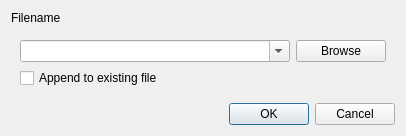
<?xml version="1.0" encoding="UTF-8"?>
<ui version="4.0">
 <class>CaptureDialog</class>
 <widget class="QDialog" name="CaptureDialog">
  <property name="geometry">
   <rect>
    <x>0</x>
    <y>0</y>
    <width>406</width>
    <height>131</height>
   </rect>
  </property>
  <property name="windowTitle">
   <string>Capture output</string>
  </property>
  <property name="windowIcon">
   <iconset resource="ComBomb.qrc">
    <normaloff>:/images/ComBomb16.png</normaloff>:/images/ComBomb16.png</iconset>
  </property>
  <property name="modal">
   <bool>true</bool>
  </property>
  <layout class="QGridLayout" name="gridLayout">
   <item row="1" column="1">
    <widget class="QWidget" name="widget" native="true">
     <layout class="QGridLayout" name="gridLayout_2">
      <item row="0" column="0">
       <widget class="CBComboBox" name="captureFileComboBox">
        <property name="sizePolicy">
         <sizepolicy hsizetype="Minimum" vsizetype="Fixed">
          <horstretch>0</horstretch>
          <verstretch>0</verstretch>
         </sizepolicy>
        </property>
        <property name="editable">
         <bool>true</bool>
        </property>
       </widget>
      </item>
      <item row="0" column="1">
       <widget class="QPushButton" name="pushButton">
        <property name="maximumSize">
         <size>
          <width>90</width>
          <height>16777215</height>
         </size>
        </property>
        <property name="text">
         <string>Browse</string>
        </property>
       </widget>
      </item>
      <item row="1" column="0">
       <widget class="QCheckBox" name="append">
        <property name="text">
         <string>Append to existing file</string>
        </property>
       </widget>
      </item>
     </layout>
    </widget>
   </item>
   <item row="3" column="1">
    <widget class="QDialogButtonBox" name="buttonBox">
     <property name="orientation">
      <enum>Qt::Horizontal</enum>
     </property>
     <property name="standardButtons">
      <set>QDialogButtonBox::Cancel|QDialogButtonBox::Ok</set>
     </property>
    </widget>
   </item>
   <item row="0" column="1">
    <widget class="QLabel" name="label">
     <property name="text">
      <string>Filename</string>
     </property>
    </widget>
   </item>
  </layout>
 </widget>
 <customwidgets>
  <customwidget>
   <class>CBComboBox</class>
   <extends>QComboBox</extends>
   <header>cbcombobox.h</header>
  </customwidget>
 </customwidgets>
 <resources>
  <include location="ComBomb.qrc"/>
 </resources>
 <connections>
  <connection>
   <sender>buttonBox</sender>
   <signal>accepted()</signal>
   <receiver>CaptureDialog</receiver>
   <slot>accept()</slot>
   <hints>
    <hint type="sourcelabel">
     <x>248</x>
     <y>254</y>
    </hint>
    <hint type="destinationlabel">
     <x>157</x>
     <y>274</y>
    </hint>
   </hints>
  </connection>
  <connection>
   <sender>buttonBox</sender>
   <signal>rejected()</signal>
   <receiver>CaptureDialog</receiver>
   <slot>reject()</slot>
   <hints>
    <hint type="sourcelabel">
     <x>316</x>
     <y>260</y>
    </hint>
    <hint type="destinationlabel">
     <x>286</x>
     <y>274</y>
    </hint>
   </hints>
  </connection>
 </connections>
</ui>
